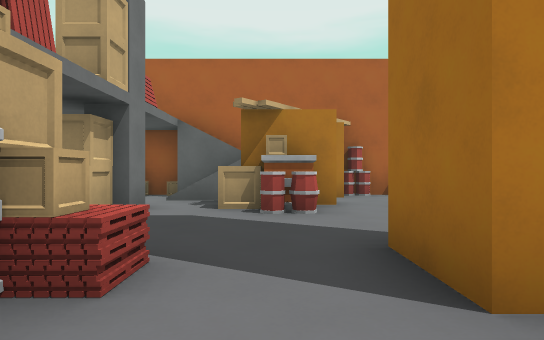
[1] (above)

24 first-person views from a walk through a level from a Godot 3-D game. The camera is 1.2 m above the floor, looks level and sees 75° across. The floor is counted in squares, 2 m on a side. Each view is taken from the middle of a square. On the plan, view 1 faces up. The plan holds only what a view shows up to about 10 squares ahead; the rest is blank. The place goes on beyond the plan.

[2]
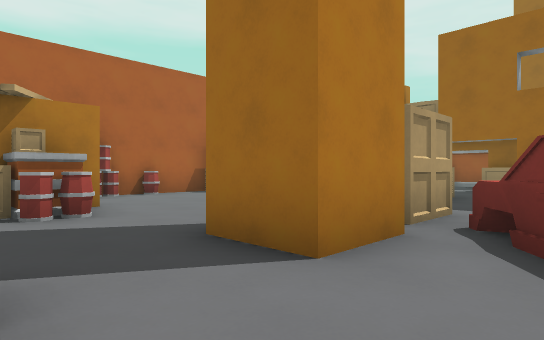

[3]
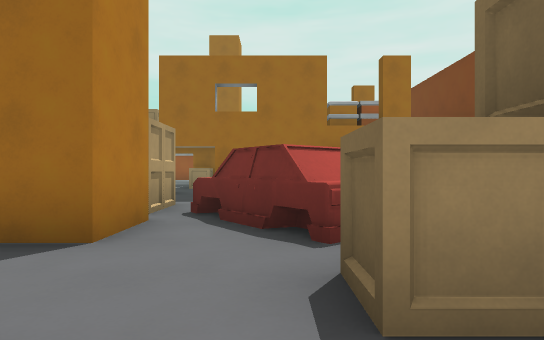

[4]
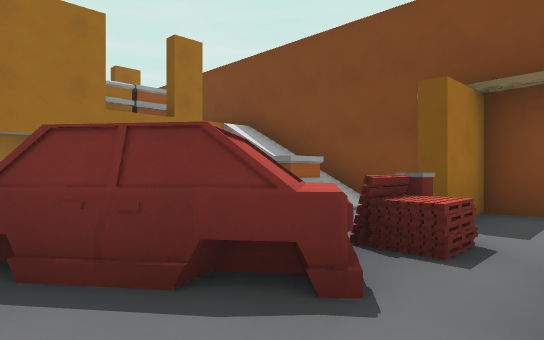

[5]
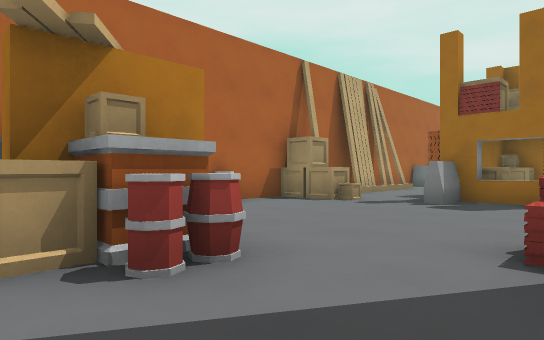

[6]
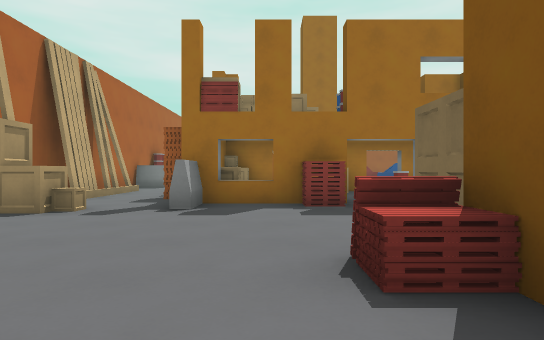

[7]
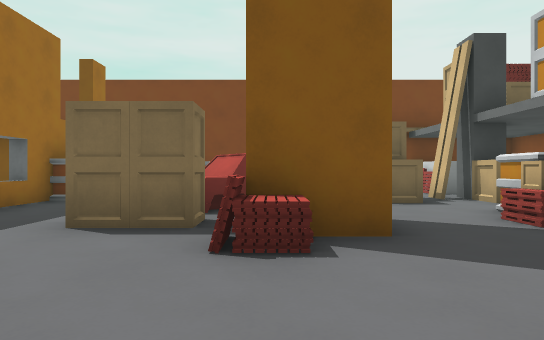

[8]
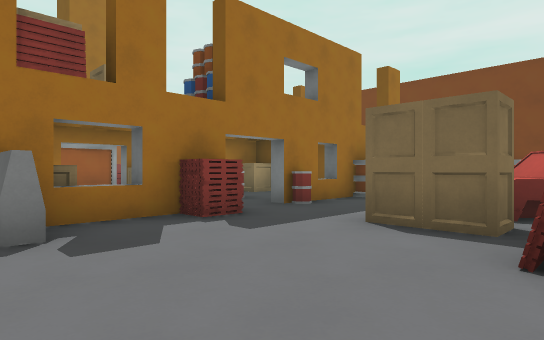

[9]
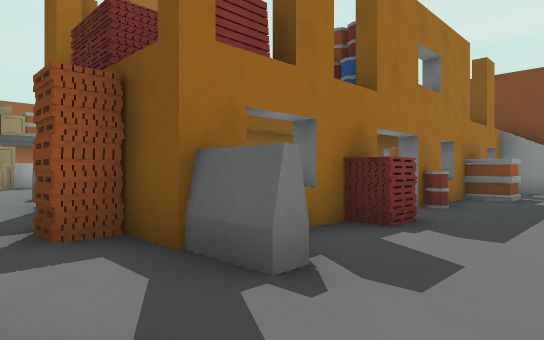

[10]
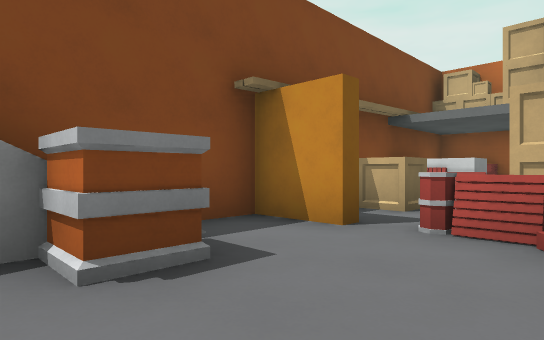

[11]
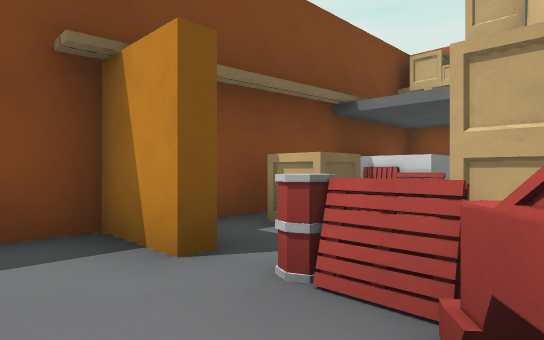

[12]
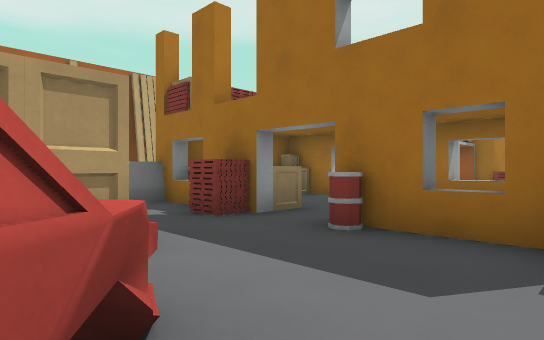

[13]
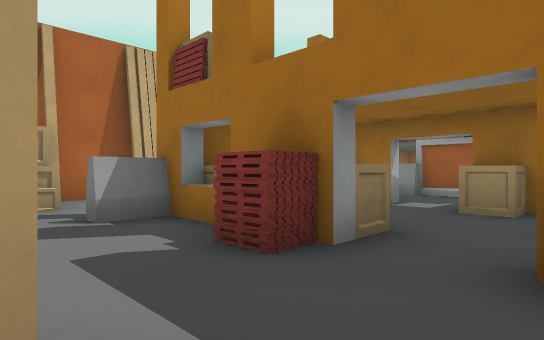

[14]
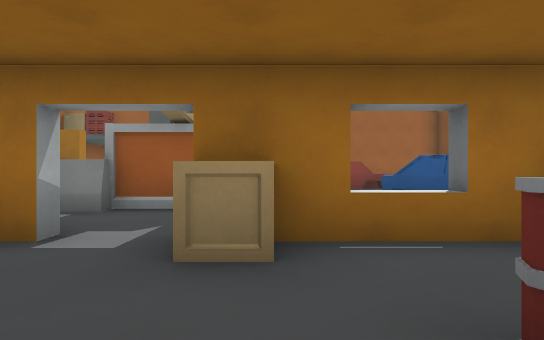

[15]
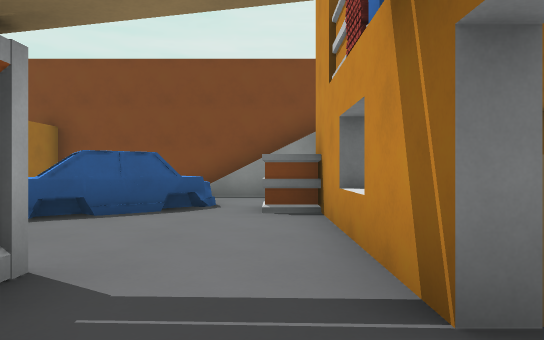

[16]
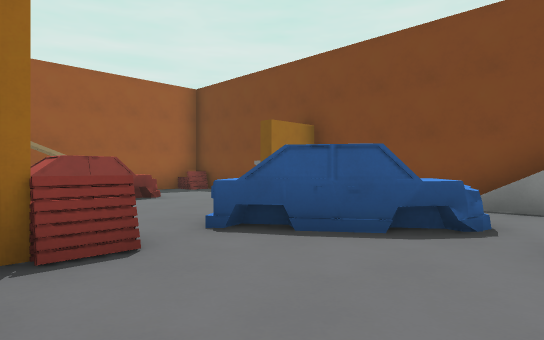

[17]
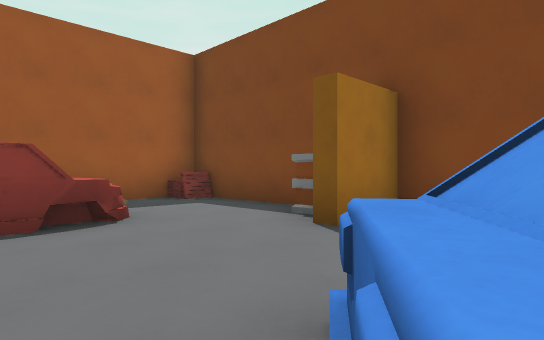

[18]
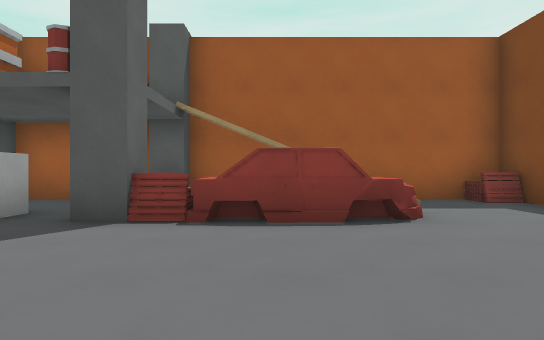

[19]
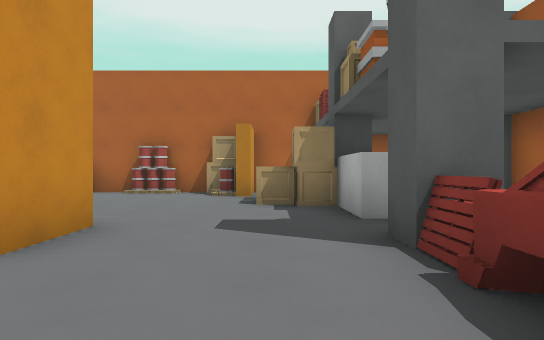

[20]
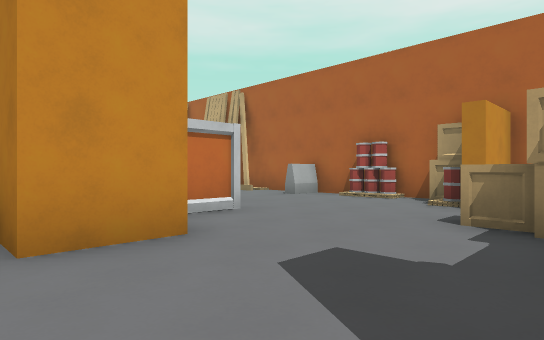

[21]
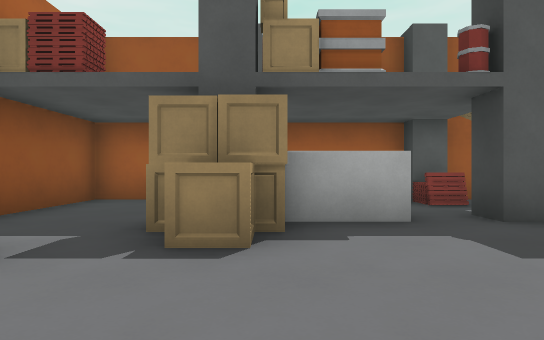

[22]
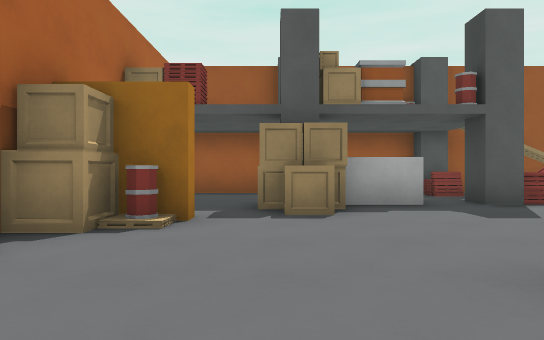

[23]
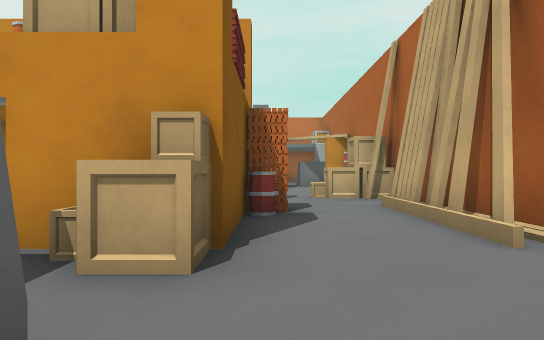

[24]
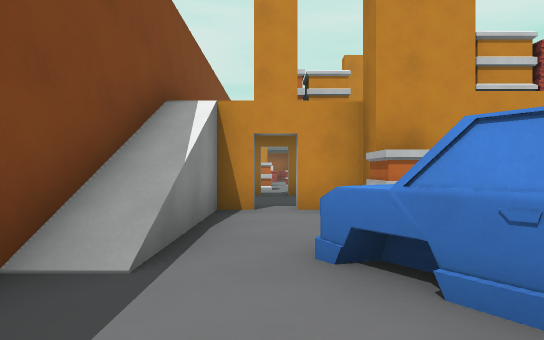

### Floor plan
Key: @ floor where view 1 was taken; # wall or solid block; x gap in a wall; . floor; / step, stairs or slope; = window, fence, low wall or low ledge; ^ raised ledge; B barrel; A box; O other object.
Columns run from 5 left of view 1 to 22 right of it. Each row starts with its distance up from view 1.
  9      #######################
  8        BB.O#.###.#B.OO#....#
  7    =# ....A..........Bx....#
  6    #OA#....##B##......OO..##
  5   OO.B...... OO#Ax#....O  .#
  4     ........#..#..##...##..#
  3     ...^...^O.....##......
  2     A.#xOO.....O..###...x^#
  1     ....^..B.B.^...^....^  #
  0    /.@###...=..#.......#^  #
 -1   #O.O^^...A# OOA.#^...## #
 -2   ##.OB.....#  #.^#.......##
 -3 A  x ....A.../.............#
 -4 O  # O.#////   ////.  A...^
 -5 ###########################

Where each view was taken, in squares from view 1:
view 1: 0 up, 0 right, facing up
view 2: 0 up, 1 left, facing up-right
view 3: 0 up, 2 left, facing right
view 4: 1 up, 0 right, facing down-right
view 5: 3 up, 1 left, facing up-right
view 6: 4 up, 0 right, facing right
view 7: 6 up, 2 right, facing down
view 8: 6 up, 2 right, facing down-right
view 9: 7 up, 4 right, facing down-right
view 10: 1 down, 5 right, facing down-left
view 11: 1 down, 3 right, facing down-left
view 12: 1 down, 3 right, facing up-right
view 13: 1 up, 4 right, facing up-right
view 14: 2 up, 7 right, facing right
view 15: 4 up, 11 right, facing down
view 16: 2 up, 11 right, facing down-right
view 17: 0 up, 14 right, facing down-right
view 18: 0 up, 14 right, facing right
view 19: 1 down, 17 right, facing up
view 20: 1 up, 18 right, facing up-left
view 21: 5 up, 14 right, facing right
view 22: 6 up, 12 right, facing right
view 23: 6 up, 13 right, facing left
view 24: 3 down, 15 right, facing left
